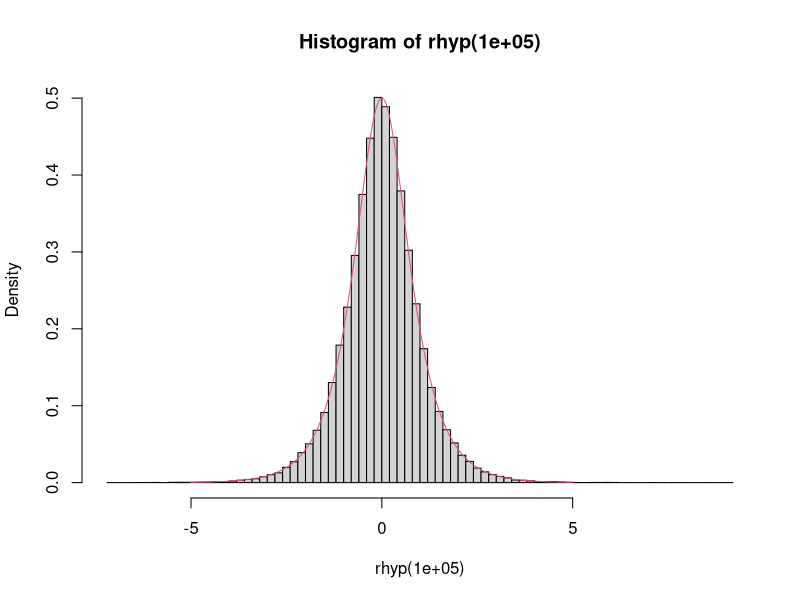
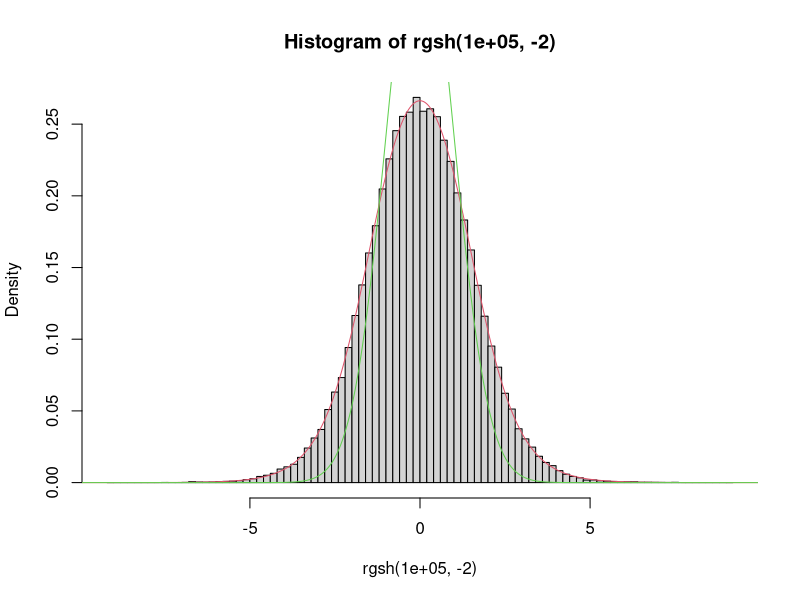

These figures' R source, in order:
#Homework Implementation of Hyperbolic Distribution

dhyp <- function(x){
1/(2*cosh(pi*x*0.5))}

phyp <- function(x){
0.5+1/pi*atan(sinh(pi*x*0.5))}

qhyp <- function(q){
-2/pi * asinh(tan(pi/2 - pi*q))}

rhyp <- function(x){
y=runif(x,0,1)
r=qhyp(y)
r
}

x=seq(-5,5,by=0.001)
hist(rhyp(100000),breaks=100,probability=T)
lines(x,dhyp(x),col=2)


#Generalised Hyperbolic Distribution
acot=function(z){
pi/2-atan(z)
}

#http://de.wikipedia.org/wiki/Arccot

acoth=function(x){
1/2*log((x+1)/(x-1))
}

#http://de.wikipedia.org/wiki/Tanh

dgsh<-function(x,t){

if(-pi<t && t<=0){
a<-cos(t)
c2<-sqrt((pi^2-t^2)/3)
c1<-sin(t)/t*c2}
if(t< (-pi)){
warning("t between -pi and infinity")
}
else{
a<-cosh(t)
c2<-sqrt((pi^2-t^2)/3)
c1<-sinh(t)/t*c2}   

c1*exp(c2*x)/(exp(2*c2*x)+2*a*exp(c2*x)+1)
}

pgsh <- function(x,t){
if(-pi<t && t<0){
c2<-sqrt((pi^2-t^2)/3)
p=1+1/t *acot(-(exp(c2*x)+cos(t))/sin(t))}

if(t< (-pi)){
warning("t between -pi and infinity")
}

if(t==0)
p=exp(pi*x/sqrt(3))/(1+exp(pi*x/sqrt(3)))

else
{
c2<-sqrt((pi^2-t^2)/3)
p=1-1/t*acoth((exp(c2*x)+cosh(t))/sinh(t))
}
p
}


qgsh=function(u,t){
if(-pi<t && t<0){
c2<-sqrt((pi^2-t^2)/3)
q=1/c2*log(sin(t*u)/(sin(t*(1-u))))}

if(t< (-pi)){
warning("t between -pi and infinity")
}

if(t==0)
q=sqrt(3)/pi*log(u/(1-u))

else
{
c2<-sqrt((pi^2-t^2)/3)
q=1/c2*log((sinh(t*u))/(sinh(t*(1-u))))
}
q
}

rgsh=function(x,t){
y=runif(x,0,1)
r=qgsh(y,t)
r
}

x=seq(-15,15,by=0.001)
hist(rgsh(100000,-2),breaks=100,probability=T)
lines(x,dgsh(x,-2),col=2)
lines(x,dnorm(x),col=3)


####SGSH Distribution

dsgsh=function(x,t,g){

  (2/(g+1/g))*((dgsh(x/g,t)*(x>=0))+ (dgsh((x*g),t))*(x<0))
 }
 
